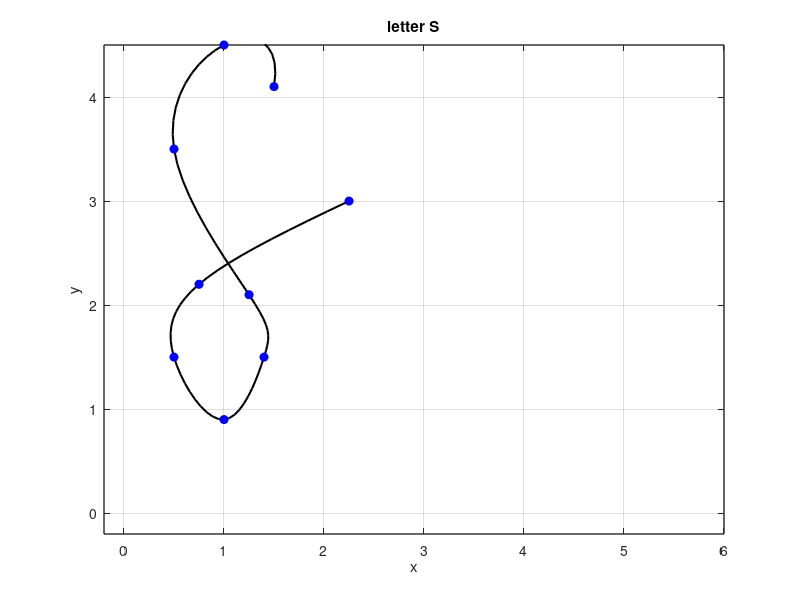

Source code (MATLAB):
% Define data points
x = [1.5 1 0.5 1.25 1.4 1 0.5 0.75 2.25 ];
y = [4.1 4.5 3.5 2.1 1.5 0.9 1.5 2.2 3];

n = length(x);
t = 0:n-1;
tt = 0:0.1:n-1;

xx = spline(t, x, tt);
yy = spline(t, y, tt);

figure(1)
plot(xx, yy, 'k', 'LineWidth', 1.5)
hold on
plot (x, y, 'bo', 'MarkerFaceColor', 'b')
axis([-0.2 6 -0.2 4.5])
grid on
title('letter S')
xlabel('x')
ylabel('y')
set(gca, 'FontSize', 10, 'LineWidth', 1)
grid on




